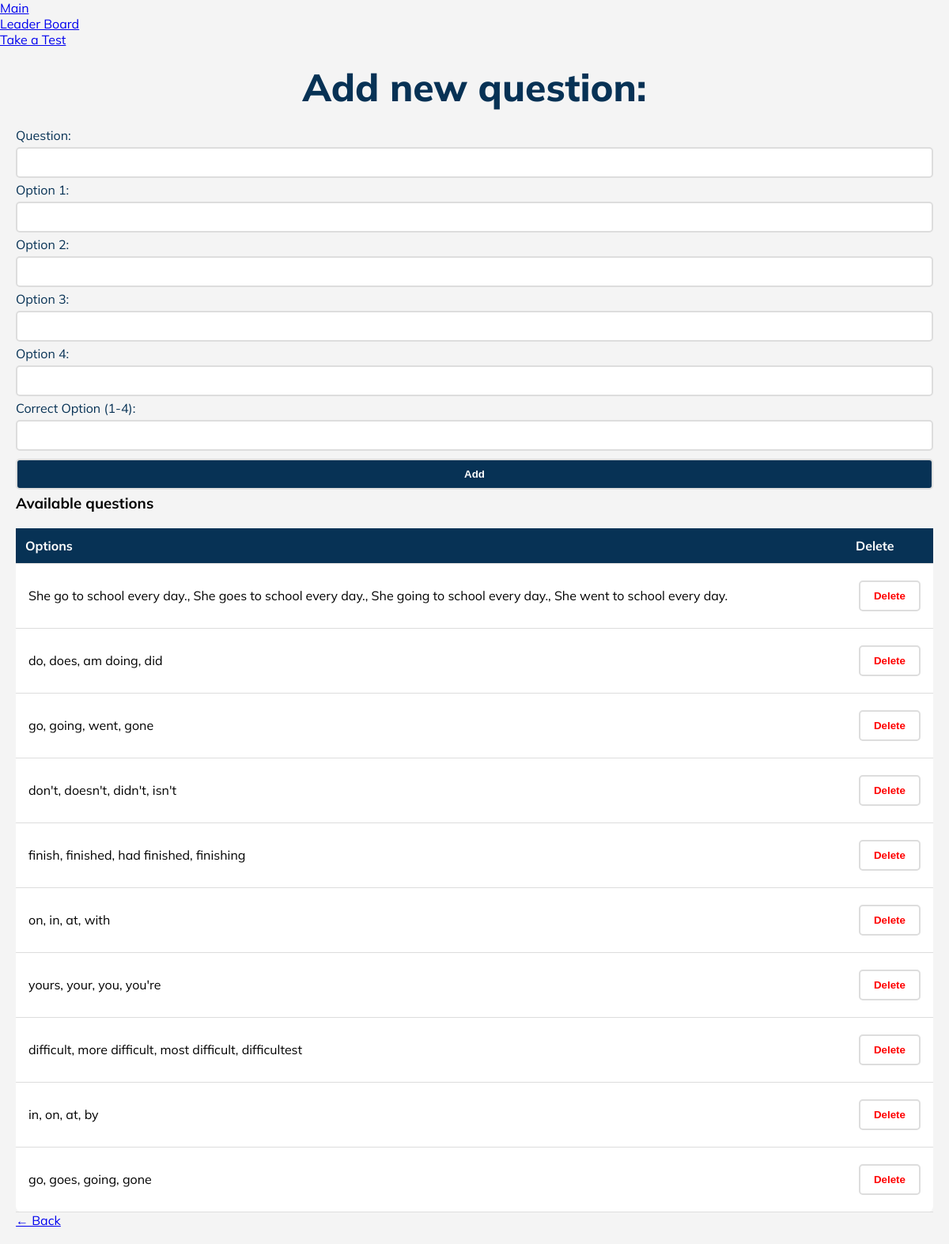
Page /admin (signed in) on the earlier database version.
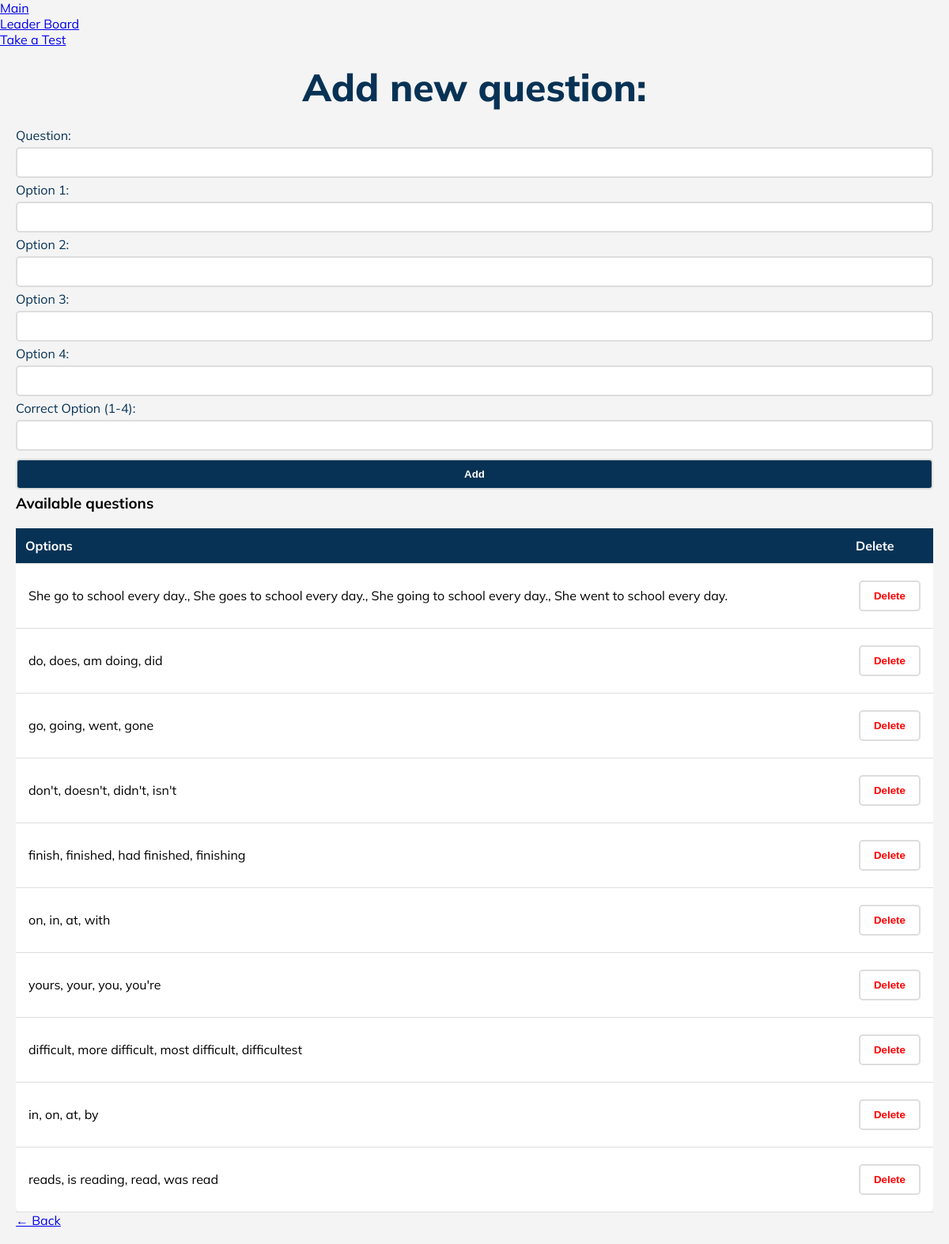
Same page on the later database version.
### tables this page shows
CREATE TABLE questions (
    id INTEGER PRIMARY KEY AUTOINCREMENT,
    question TEXT NOT NULL,
    option1 TEXT NOT NULL,
    option2 TEXT NOT NULL,
    option3 TEXT NOT NULL,
    option4 TEXT NOT NULL,
    togri INTEGER NOT NULL
);

### app.py (the view, shortened to what this page needs)
@app.route("/admin", methods=["GET", "POST"])
def admin_panel():
    if not is_admin():
        return "You do not have admin rights!"
    conn = conn_databaza()
    cursor = conn.cursor()
    cursor.execute("SELECT * FROM questions")
    questions = cursor.fetchall()
    conn.close()
    return render_template("admin.html", questions=questions)

### app.py (called while the page is built)
def is_admin():
    return "user_id" in session and session.get("is_admin") == 1

def conn_databaza():
    conn = sqlite3.connect("users.db")
    conn.row_factory = sqlite3.Row
    return conn

### templates/admin.html (shortened to what this page needs)
<!DOCTYPE html>
<html lang="en">
<head>
    <link rel="stylesheet" href="https://cdn.jsdelivr.net/npm/@picocss/pico@1/css/pico.min.css">
    <link rel="stylesheet" href="/static/admin.css">
</head>
<body>
    <nav class="container">
        <ul>
            <li><a href="/">Main</a></li>
        </ul>
        <ul>
            <li><a href="/leaderboard">Leader Board</a></li>
            <li><a href="/test-cover">Take a Test</a></li>
        </ul>
    </nav>
    <main class="container">
        <section>
            <hgroup>
                <h2>Add new question:</h2>
            </hgroup>
            <form method="POST">
                <label for="question">Question:</label>
                <input type="text" id="question" name="question" required>
                <label for="option1">Option 1:</label>
                <input type="text" id="option1" name="option1" required>
                <label for="option2">Option 2:</label>
                <input type="text" id="option2" name="option2" required>
                <label for="option3">Option 3:</label>
                <input type="text" id="option3" name="option3" required>
                <label for="option4">Option 4:</label>
                <input type="text" id="option4" name="option4" required>
                <label for="correct_option">Correct Option (1-4):</label>
                <input type="number" id="correct_option" name="togri" min="1" max="4" required>
                <button type="submit">Add</button>
            </form>
        </section>
        <section>
            <h3>Available questions</h3>
            <table>
                <thead>
                    <tr>
                        <th>Options</th>
                        <th>Delete</th>
                    </tr>
                </thead>
                <tbody>
                    {% for question in questions %}
                    <tr>
                        <td>{{ question["option1"] }}, {{ question["option2"] }}, {{ question["option3"] }}, {{ question["option4"] }}</td>
                        <td>
                            <form action="{{ url_for('delete_question', question_id=question['id']) }}" method="POST">
                                <button class="del" type="submit">Delete</button>
                            </form>
                        </td>
                    </tr>
                    {% endfor %}
                </tbody>
            </table>
            <a href="/" role="button">← Back</a>
        </section>
    </main>
</body>
</html>

### static/admin.css (style rules this page uses)
*, html { box-sizing: border-box; margin: 0; padding: 0; }
.container { max-width: 1200px; margin: 0 auto; }
body { font-family: 'Mulish', sans-serif; margin: 0; padding: 0; background: #f4f4f4; }
main { padding: 20px; }
h2 { text-align: center; margin-bottom: 1.3rem; font-weight: 800; font-size: 3rem; color: #073255; }
input, button { width: 100%; padding: 10px; margin: 5px 0; border: 2px solid #ddd; border-radius: 5px; }
input { background-color: white; }
button { background: #073255; color: white; font-weight: bold; cursor: pointer; }
.del { background-color: white; color: red; }
table { width: 100%; border-collapse: collapse; background: white; margin-top: 20px; border-radius: 8px; }
table th { padding: 12px; border-bottom: 1px solid #ddd; text-align: left; }
table th { background: #073255; color: white; }
td { padding: 1rem; border-bottom: 1px solid #ddd; text-align: left; color: black; }
label { color: #073255; }

Differences in the rows shown:
removed questions: option1 "go", option2 "goes", option3 "going", option4 "gone"
added questions: option1 "reads", option2 "is reading", option3 "read", option4 "was read"
